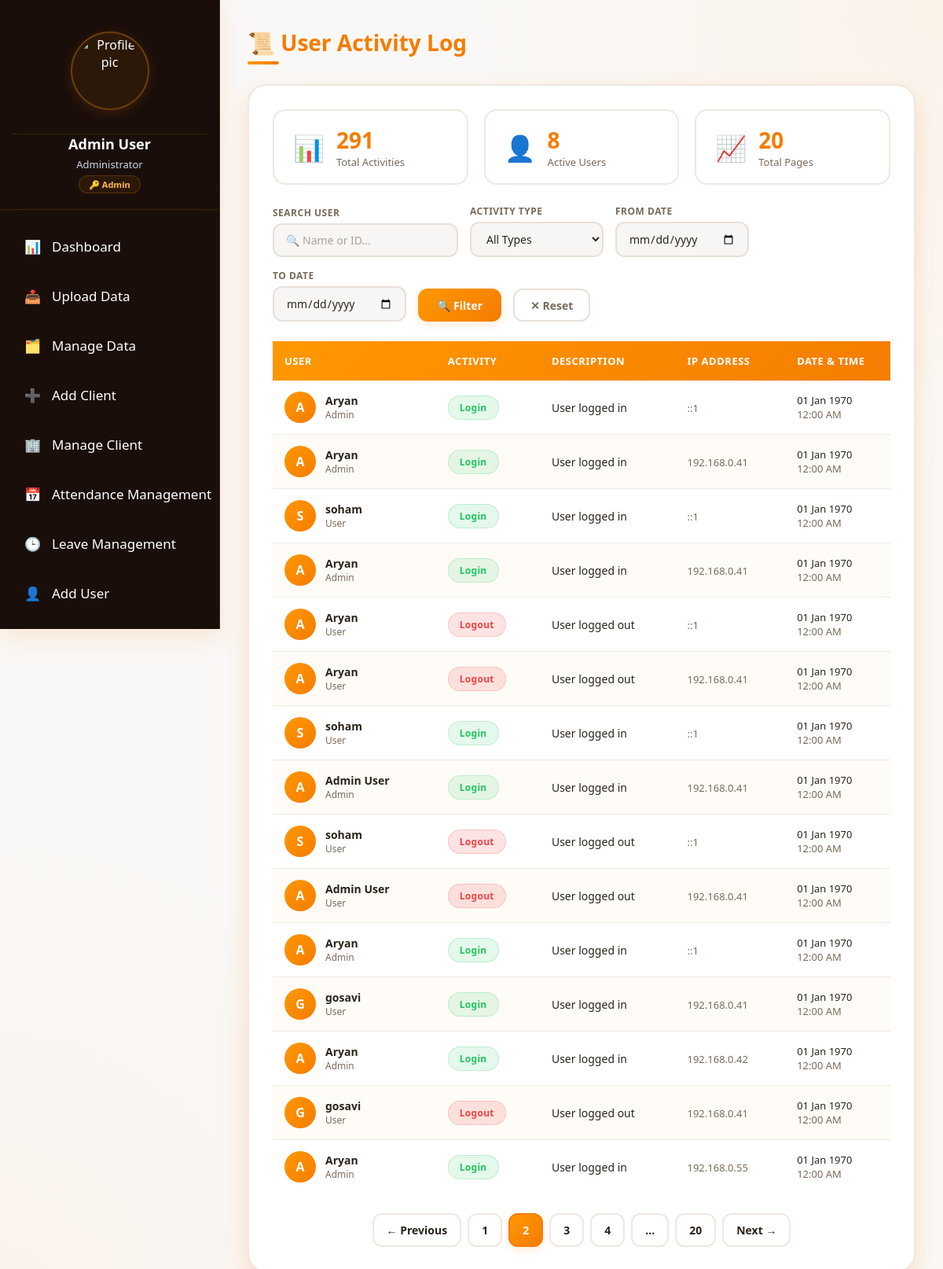
Page /user_activity.php?page=2 (signed in) on the committed database.
### tables this page shows
CREATE TABLE `user_activity` (
  `activity_id` int(11) NOT NULL,
  `employee_id` varchar(50) DEFAULT NULL,
  `employee_name` varchar(255) DEFAULT NULL,
  `ip_address` varchar(45) DEFAULT NULL,
  `activity_type` varchar(50) DEFAULT NULL,
  `login_time` datetime DEFAULT NULL,
  `logout_time` datetime DEFAULT NULL,
  `activity_details` text DEFAULT NULL,
  `created_at` datetime DEFAULT NULL
);

CREATE TABLE `users` (
  `user_id` int(11) NOT NULL,
  `name` varchar(255) DEFAULT NULL,
  `address` text DEFAULT NULL,
  `employee_id` varchar(50) DEFAULT NULL,
  `email_id` varchar(255) DEFAULT NULL,
  `email_pass` varchar(255) DEFAULT NULL,
  `contact_no` varchar(20) DEFAULT NULL,
  `username` varchar(50) DEFAULT NULL,
  `password_hash` varchar(255) DEFAULT NULL,
  `designation` varchar(100) DEFAULT NULL,
  `role` varchar(50) DEFAULT NULL,
  `city` varchar(100) DEFAULT NULL,
  `profile_picture` varchar(255) DEFAULT NULL,
  `status` varchar(20) DEFAULT NULL,
  `session_token` varchar(255) DEFAULT NULL,
  `created_at` datetime DEFAULT NULL,
  `updated_at` datetime DEFAULT NULL
);

### user_activity.php (the view, shortened to what this page needs)
<?php
include 'sidebar.php';
$page = isset($_GET['page']) ? (int)$_GET['page'] : 1;
$limit = 15;
$offset = ($page - 1) * $limit;
$user_filter = isset($_GET['user']) ? mysqli_real_escape_string($conn, $_GET['user']) : '';
$date_from = isset($_GET['date_from']) ? mysqli_real_escape_string($conn, $_GET['date_from']) : '';
$date_to = isset($_GET['date_to']) ? mysqli_real_escape_string($conn, $_GET['date_to']) : '';
$where = "WHERE 1=1";
$count_query = mysqli_query($conn, "SELECT COUNT(*) as total FROM user_activity ua $where");
$total_records = mysqli_fetch_assoc($count_query)['total'];
$total_pages = ceil($total_records / $limit);
$query = mysqli_query($conn, "
    SELECT
        ua.*,
        u.profile_picture,
        u.role as user_role
    FROM user_activity ua
    LEFT JOIN users u ON ua.employee_id = u.employee_id
    $where
    ORDER BY ua.created_at DESC
    LIMIT $limit OFFSET $offset
");
$active_users_query = mysqli_query($conn, "SELECT COUNT(DISTINCT employee_id) as total FROM user_activity WHERE activity_type = 'Login'");
$active_users = mysqli_fetch_assoc($active_users_query)['total'];
?>
<!DOCTYPE html>
<html>
<head>
</head>
<body>
    <div class="main-content" id="mainContent">
        <div class="page-header">
            <h1 class="page-title">📜 User Activity Log</h1>
        </div>
        <div class="card">
            <div class="stats-bar">
                <div class="stat-item">
                    <span class="stat-icon">📊</span>
                    <div class="stat-info">
                        <div class="stat-value"><?php echo $total_records; ?></div>
                        <div class="stat-label">Total Activities</div>
                    </div>
                </div>
                <div class="stat-item">
                    <span class="stat-icon">👤</span>
                    <div class="stat-info">
                        <div class="stat-value"><?php echo $active_users; ?></div>
                        <div class="stat-label">Active Users</div>
                    </div>
                </div>
                <div class="stat-item">
                    <span class="stat-icon">📈</span>
                    <div class="stat-info">
                        <div class="stat-value"><?php echo $total_pages; ?></div>
                        <div class="stat-label">Total Pages</div>
                    </div>
                </div>
            </div>
            <form method="GET" class="filters">
                <div class="filter-group">
                    <label>Search User</label>
                    <input type="text" name="user" placeholder="🔍 Name or ID..." value="<?php echo htmlspecialchars($user_filter); ?>">
                </div>
                <div class="filter-group">
                    <label>Activity Type</label>
                    <select name="type">
                        <option value="">All Types</option>
                    </select>
                </div>
                <div class="filter-group">
                    <label>From Date</label>
                    <input type="date" name="date_from" value="<?php echo $date_from; ?>">
                </div>
                <div class="filter-group">
                    <label>To Date</label>
                    <input type="date" name="date_to" value="<?php echo $date_to; ?>">
                </div>
                <button type="submit" class="btn-filter">🔍 Filter</button>
                <a href="user_activity.php" class="btn-reset">✕ Reset</a>
            </form>
            <div class="table-wrapper">
                <table>
                    <thead>
                        <tr>
                            <th>User</th>
                            <th>Activity</th>
                            <th>Description</th>
                            <th>IP Address</th>
                            <th>Date &amp; Time</th>
                        </tr>
                    </thead>
                    <tbody>
                        <?php if (mysqli_num_rows($query) > 0): ?>
                            <?php while ($row = mysqli_fetch_assoc($query)):
                                $activity_type = $row['activity_type'];
                                $activity_type_lower = strtolower($activity_type);
                                $badge_class = 'badge-default';
                                if (strpos($activity_type_lower, 'login') !== false) $badge_class = 'badge-login';
                                elseif (strpos($activity_type_lower, 'logout') !== false) $badge_class = 'badge-logout';
                                elseif (strpos($activity_type_lower, 'create') !== false || strpos($activity_type_lower, 'add') !== false) $badge_class = 'badge-create';
                                elseif (strpos($activity_type_lower, 'update') !== false || strpos($activity_type_lower, 'edit') !== false) $badge_class = 'badge-update';
                                elseif (strpos($activity_type_lower, 'delete') !== false || strpos($activity_type_lower, 'remove') !== false) $badge_class = 'badge-delete';
                                elseif (strpos($activity_type_lower, 'view') !== false) $badge_class = 'badge-view';
                                elseif (strpos($activity_type_lower, 'upload') !== false) $badge_class = 'badge-upload';
                                elseif (strpos($activity_type_lower, 'download') !== false) $badge_class = 'badge-download';
                                $formatted_date = date('d M Y', strtotime($row['created_at']));
                                $formatted_time = date('h:i A', strtotime($row['created_at']));
                                $user_name = !empty($row['employee_name']) ? $row['employee_name'] : 'Unknown User';
                                $user_role = !empty($row['user_role']) ? $row['user_role'] : 'user';
                                $profile_picture = $row['profile_picture'] ?? null;
                                $activity_details = $row['activity_details'] ?? '';
                                $login_time = !empty($row['login_time']) ? date('h:i A', strtotime($row['login_time'])) : '';
                                $logout_time = !empty($row['logout_time']) ? date('h:i A', strtotime($row['logout_time'])) : '';
                            ?>
                                <tr>
                                    <td>
                                        <div class="user-info">
                                            <?php if (!empty($profile_picture) && file_exists($profile_picture)): ?>
                                                <img src="<?php echo htmlspecialchars($profile_picture); ?>" class="user-avatar" alt="Avatar">
                                            <?php else: ?>
                                                <div class="user-avatar">
                                                    <?php echo strtoupper(substr($user_name, 0, 1)); ?>
                                                </div>
                                            <?php endif; ?>
                                            <div>
                                                <div class="user-name"><?php echo htmlspecialchars($user_name); ?></div>
                                                <div class="user-role"><?php echo ucfirst($user_role); ?></div>
                                            </div>
                                        </div>
                                    </td>
                                    <td>
                                        <span class="activity-badge <?php echo $badge_class; ?>">
                                            <?php echo htmlspecialchars($activity_type); ?>
                                        </span>
                                    </td>
                                    <td>
                                        <?php
                                        if (!empty($activity_details)) {
                                            echo htmlspecialchars($activity_details);
                                        } elseif ($activity_type_lower == 'login' && !empty($login_time)) {
                                            echo "Logged in at: <strong>" . $login_time . "</strong>";
                                        } elseif ($activity_type_lower == 'logout' && !empty($logout_time)) {
                                            echo "Logged out at: <strong>" . $logout_time . "</strong>";
                                        } elseif (!empty($login_time) && !empty($logout_time)) {
                                            echo "Login: " . $login_time . " | Logout: " . $logout_time;
                                        } elseif (!empty($login_time)) {
                                            echo "Login: " . $login_time;
                                        } elseif (!empty($logout_time)) {
                                            echo "Logout: " . $logout_time;
                                        } else {
                                            echo htmlspecialchars($activity_type);
                                        }
                                        ?>
                                    </td>
                                    <td>
                                        <span class="activity-time"><?php echo htmlspecialchars($row['ip_address'] ?? 'N/A'); ?></span>
                                    </td>
                                    <td>
                                        <div class="activity-date"><?php echo $formatted_date; ?></div>
                                        <div class="activity-time"><?php echo $formatted_time; ?></div>
                                    </td>
                                </tr>
                            <?php endwhile; ?>
                        <?php endif; ?>
                    </tbody>
                </table>
            </div>
            <?php if ($total_pages > 1): ?>
                <div class="pagination">
                    <?php
                    $query_params = $_GET;
                    unset($query_params['page']);
                    $base_url = 'user_activity.php';
                    if (!empty($query_params)) {
                        $base_url .= '?' . http_build_query($query_params) . '&';
                    } else {
                        $base_url .= '?';
                    }
                    ?>
                    <?php if ($page > 1): ?>
                        <a href="<?php echo $base_url; ?>page=<?php echo $page - 1; ?>">← Previous</a>
                    <?php else: ?>
                        <span class="disabled">← Previous</span>
                    <?php endif; ?>
                    <?php
                    $start = max(1, $page - 2);
                    $end = min($total_pages, $page + 2);
                    for ($i = $start; $i <= $end; $i++) {
                        if ($i == $page) {
                            echo '<span class="active">' . $i . '</span>';
                        } else {
                            echo '<a href="' . $base_url . 'page=' . $i . '">' . $i . '</a>';
                        }
                    }
                    if ($end < $total_pages) {
                        if ($end < $total_pages - 1) echo '<span>...</span>';
                        echo '<a href="' . $base_url . 'page=' . $total_pages . '">' . $total_pages . '</a>';
                    }
                    ?>
                    <?php if ($page < $total_pages): ?>
                        <a href="<?php echo $base_url; ?>page=<?php echo $page + 1; ?>">Next →</a>
                    <?php else: ?>
                        <span class="disabled">Next →</span>
                    <?php endif; ?>
                </div>
            <?php endif; ?>
        </div>
    </div>
</body>
</html>

### sidebar.php (style rules this page uses)
* { margin: 0; padding: 0; box-sizing: border-box; font-family: Arial, sans-serif; }
body { background: linear-gradient(180deg, #1a0e0a 0%, #0d0805 100%); background-size: cover; background-position: center; background-repeat: no-repeat; background-attachment: fixed; min-height: 100vh; }
:root { --bg: #0d0805; --sidebar-bg: #1a0e0a; --card-bg: #1a0e0a; --text: #f8fafc; --sidebar-text: #ffffff; --border: #3a2a1a; --hover: #ff9800; --orange-primary: #f57c00; --orange-light: #ffb74d; --orange-dark: #e65100; --orange-gradient-start: #ff9800; --orange-gradient-end: #f57c00; --orange-subtle: rgba(255, 152, 0, 0.08); --orange-shadow: rgba(245, 124, 0, 0.15); }
.chat-wrapper, .card, .dashboard-card { background: var(--card-bg); border: 1px solid var(--border); box-shadow: 0 10px 25px var(--orange-shadow), 0 2px 8px var(--orange-subtle); }

### rows in the picture
user_activity: employee_name "A", employee_name "Aryan", users.role "Admin", activity_type "Login", activity_details "User logged in", ip_address "::1", created_at "01 Jan 1970", created_at "12:00 AM"
user_activity: employee_name "A", employee_name "Aryan", users.role "Admin", activity_type "Login", activity_details "User logged in", ip_address "192.168.0.41", created_at "01 Jan 1970", created_at "12:00 AM"
user_activity: employee_name "S", employee_name "soham", users.role "User", activity_type "Login", activity_details "User logged in", ip_address "::1", created_at "01 Jan 1970", created_at "12:00 AM"
user_activity: employee_name "A", employee_name "Aryan", users.role "Admin", activity_type "Login", activity_details "User logged in", ip_address "192.168.0.41", created_at "01 Jan 1970", created_at "12:00 AM"
user_activity: employee_name "A", employee_name "Aryan", user_role "User", activity_type "Logout", activity_details "User logged out", ip_address "::1", created_at "01 Jan 1970", created_at "12:00 AM"
user_activity: employee_name "A", employee_name "Aryan", user_role "User", activity_type "Logout", activity_details "User logged out", ip_address "192.168.0.41", created_at "01 Jan 1970", created_at "12:00 AM"
user_activity: employee_name "S", employee_name "soham", users.role "User", activity_type "Login", activity_details "User logged in", ip_address "::1", created_at "01 Jan 1970", created_at "12:00 AM"
user_activity: employee_name "A", employee_name "Admin User", users.role "Admin", activity_type "Login", activity_details "User logged in", ip_address "192.168.0.41", created_at "01 Jan 1970", created_at "12:00 AM"
user_activity: employee_name "S", employee_name "soham", user_role "User", activity_type "Logout", activity_details "User logged out", ip_address "::1", created_at "01 Jan 1970", created_at "12:00 AM"
user_activity: employee_name "A", employee_name "Admin User", user_role "User", activity_type "Logout", activity_details "User logged out", ip_address "192.168.0.41", created_at "01 Jan 1970", created_at "12:00 AM"
user_activity: employee_name "A", employee_name "Aryan", users.role "Admin", activity_type "Login", activity_details "User logged in", ip_address "::1", created_at "01 Jan 1970", created_at "12:00 AM"
user_activity: employee_name "G", employee_name "gosavi", users.role "User", activity_type "Login", activity_details "User logged in", ip_address "192.168.0.41", created_at "01 Jan 1970", created_at "12:00 AM"
user_activity: employee_name "A", employee_name "Aryan", users.role "Admin", activity_type "Login", activity_details "User logged in", ip_address "192.168.0.42", created_at "01 Jan 1970", created_at "12:00 AM"
user_activity: employee_name "G", employee_name "gosavi", user_role "User", activity_type "Logout", activity_details "User logged out", ip_address "192.168.0.41", created_at "01 Jan 1970", created_at "12:00 AM"
user_activity: employee_name "A", employee_name "Aryan", users.role "Admin", activity_type "Login", activity_details "User logged in", ip_address "192.168.0.55", created_at "01 Jan 1970", created_at "12:00 AM"

### other values in the picture
$admin_name "Admin User"
$total_records "291"
$active_users "8"
$total_pages "20"
